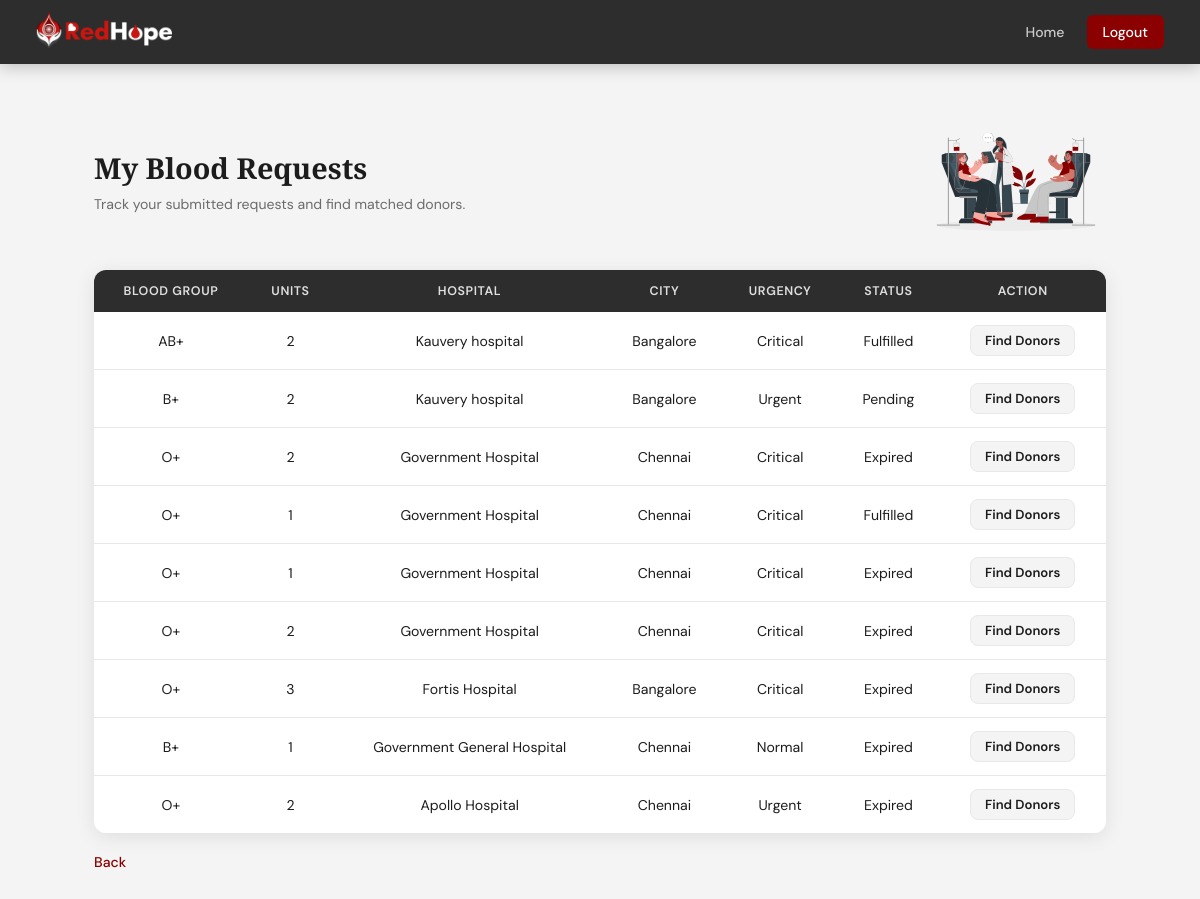
Page /my_requests (signed in) on the earlier database version.
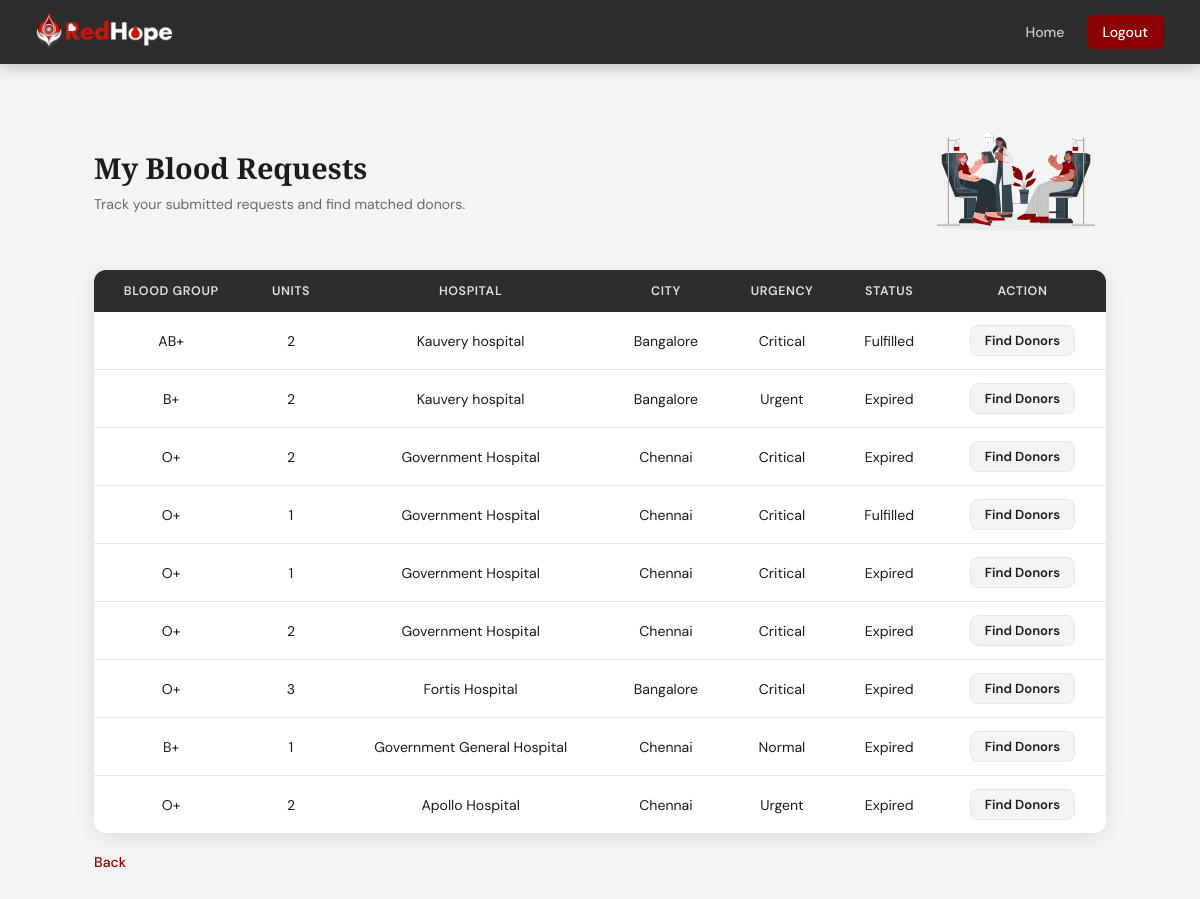
Same page on the later database version.
### tables this page shows
CREATE TABLE patient_requests (
        request_id INTEGER PRIMARY KEY AUTOINCREMENT,
        patient_id INTEGER,
        blood_group_needed TEXT NOT NULL,
        units_required INTEGER,
        hospital_name TEXT,
        city TEXT,
        urgency_level TEXT,
        request_date TIMESTAMP DEFAULT CURRENT_TIMESTAMP,
        status TEXT DEFAULT 'Pending', required_time TEXT,
        FOREIGN KEY (patient_id) REFERENCES users(id)
    );

### app.py (the view)
@app.route('/my_requests')
def my_requests():
    if 'user_id' not in session or session.get('role') != 'Patient':
        return redirect('/login')
    conn = create_connection()
    cursor = conn.cursor()
    cursor.execute("""
        UPDATE patient_requests
        SET status = 'Expired'
        WHERE status = 'Pending'
        AND request_date <= datetime('now', '-7 days')
    """)
    conn.commit()
    cursor.execute("SELECT * FROM patient_requests WHERE patient_id=? ORDER BY request_date DESC", (session['user_id'],))
    requests = cursor.fetchall()
    conn.close()
    return render_template('my_requests.html', requests=requests)

### database.py (called while the page is built)
def create_connection():
    conn = sqlite3.connect("redhope.db")
    return conn

### templates/my_requests.html
{% extends 'base.html' %}
{% block content %}
<div class="inner-page">
<div class="table-page">
    <div style="display: flex; align-items: center; justify-content: space-between; margin-bottom: 30px;">
        <div>
            <h1 style="margin-bottom: 8px;">My Blood Requests</h1>
            <p class="page-sub" style="margin-bottom: 0;">Track your submitted requests and find matched donors.</p>
        </div>
        <img src="{{ url_for('static', filename='images/hero5.svg') }}" alt="Community" style="height: 120px;">
    </div>
    {% if requests %}
    <div class="table-wrapper">
    <table class="data-table">
        <thead>
            <tr>
                <th>Blood Group</th><th>Units</th><th>Hospital</th>
                <th>City</th><th>Urgency</th><th>Status</th><th>Action</th>
            </tr>
        </thead>
        <tbody>
            {% for r in requests %}
            <tr>
                <td>{{ r[2] }}</td>
                <td>{{ r[3] }}</td>
                <td>{{ r[4] }}</td>
                <td>{{ r[5] }}</td>
                <td>{{ r[6] }}</td>
                <td>{{ r[8] }}</td>
                <td><a href="/match_donors/{{ r[0] }}" class="btn btn-secondary" style="width:auto; padding:6px 14px; font-size:0.82rem;">Find Donors</a></td>
            </tr>
            {% endfor %}
        </tbody>
    </table>
    </div>
    {% else %}
    <p>No blood requests submitted yet.</p>
    {% endif %}
    <a href="javascript:history.back()" class="back-link">Back</a>
</div>
</div>
{% endblock %}

### templates/base.html (shortened to what this page needs)
<!DOCTYPE html>
<html lang="en">
<head>
    <link rel="stylesheet" href="{{ url_for('static', filename='css/style.css') }}">
</head>
<body>
<nav>
    <div class="brand">
        <a href="/">
            <img src="{{ url_for('static', filename='images/redhope_name_logo.png') }}" alt="RedHope">
        </a>
    </div>
    <div class="nav-links">
        {% if session.get('user_id') %}
            {% set dash_paths = ['/donor_dashboard', '/patient_dashboard'] %}
            {% if request.path not in dash_paths %}
                <a href="/">Home</a>
            {% endif %}
            <a href="/logout" class="nav-btn">Logout</a>
        {% else %}
            {% if request.path == '/signup' %}
                <a href="/login">Login</a>
            {% else %}
                <a href="/signup" class="nav-btn">Sign Up</a>
            {% endif %}
        {% endif %}
    </div>
</nav>
{% block content %}{% endblock %}
</body>
</html>

### static/css/style.css (style rules this page uses)
:root { --red: #8B0000; --red-hover: #6d0000; --red-pale: #fff5f5; --dark: #1c1c1c; --charcoal: #2d2d2d; --gray: #6b6b6b; --gray-light: #f4f4f4; --border: #e8e8e8; --white: #ffffff; --shadow-sm: 0 2px 8px rgba(0, 0, 0, 0.06); --shadow: 0 4px 20px rgba(0, 0, 0, 0.09); --shadow-lg: 0 8px 40px rgba(0, 0, 0, 0.13); }
*, *::before, *::after { margin: 0; padding: 0; box-sizing: border-box; }
html, body { height: 100%; font-family: 'DM Sans', sans-serif; color: var(--dark); background: var(--white); -webkit-font-smoothing: antialiased; }
nav { position: fixed; top: 0; left: 0; right: 0; height: 64px; background: var(--charcoal); display: flex; align-items: center; justify-content: space-between; padding: 0 36px; z-index: 999; box-shadow: 0 2px 16px rgba(0, 0, 0, 0.25); }
nav .brand img { height: 48px; width: auto; max-width: 220px; object-fit: contain; transform: scale(1.6); transform-origin: left center; }
nav .nav-links { display: flex; align-items: center; gap: 6px; }
nav .nav-links a { font-size: 0.88rem; font-weight: 500; text-decoration: none; padding: 8px 16px; border-radius: 6px; transition: all 0.18s; color: rgba(255, 255, 255, 0.75); }
nav .nav-links a.nav-btn { background: var(--red); color: var(--white); }
.btn { display: inline-block; padding: 11px 24px; border: none; border-radius: 8px; font-size: 0.92rem; font-family: 'DM Sans', sans-serif; font-weight: 600; cursor: pointer; text-decoration: none; text-align: center; transition: all 0.18s; }
.btn-secondary { background: var(--gray-light); color: var(--dark); border: 1.5px solid var(--border); }
.inner-page { padding-top: 80px; min-height: 100vh; background: var(--gray-light); }
.table-page { max-width: 1060px; margin: 40px auto; padding: 0 24px 40px 24px; }
.table-page .table-wrapper { overflow-x: auto; border-radius: 12px; box-shadow: var(--shadow); }
.table-page h1 { font-family: 'Playfair Display', serif; font-size: 1.8rem; color: var(--dark); margin-bottom: 4px; }
.table-page .page-sub { color: var(--gray); font-size: 0.88rem; margin-bottom: 24px; }
.table-wrapper { border-radius: 12px; overflow: hidden; box-shadow: var(--shadow); }
.data-table { width: 100%; border-collapse: collapse; background: var(--white); min-width: 700px; table-layout: auto; }
.data-table th { background: var(--charcoal); color: rgba(255, 255, 255, 0.85); padding: 13px 16px; text-align: center; font-size: 0.78rem; font-weight: 600; text-transform: uppercase; letter-spacing: 0.6px; white-space: nowrap; }
.data-table td { padding: 13px 16px; border-bottom: 1px solid var(--border); font-size: 0.88rem; text-align: center; white-space: nowrap; color: var(--dark); }
.data-table tr:last-child td { border-bottom: none; }
.back-link { display: inline-block; margin-top: 20px; color: var(--red); font-size: 0.88rem; font-weight: 500; text-decoration: none; }

Differences in the rows shown:
changed patient_requests (number 2 of 9 on the later page): status "Pending" → "Expired"
